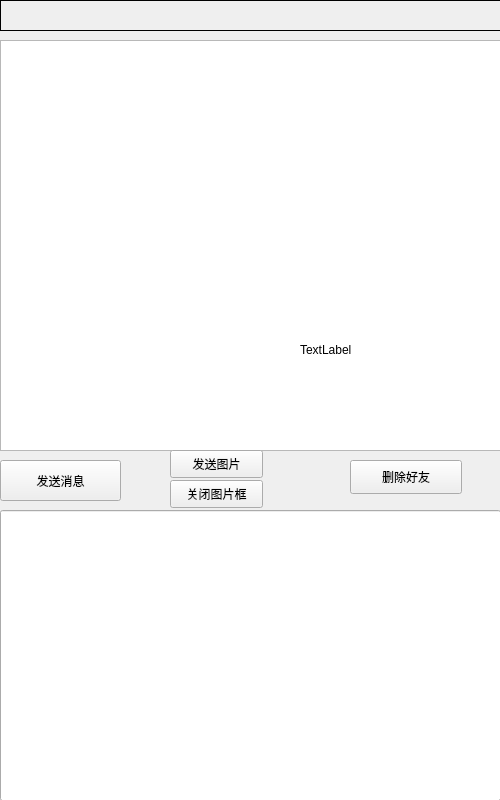
<?xml version="1.0" encoding="UTF-8"?>
<ui version="4.0">
 <class>P2PForm</class>
 <widget class="QWidget" name="P2PForm">
  <property name="geometry">
   <rect>
    <x>0</x>
    <y>0</y>
    <width>500</width>
    <height>800</height>
   </rect>
  </property>
  <property name="minimumSize">
   <size>
    <width>500</width>
    <height>800</height>
   </size>
  </property>
  <property name="maximumSize">
   <size>
    <width>500</width>
    <height>800</height>
   </size>
  </property>
  <property name="windowTitle">
   <string>Form</string>
  </property>
  <widget class="QLabel" name="label">
   <property name="geometry">
    <rect>
     <x>0</x>
     <y>0</y>
     <width>501</width>
     <height>31</height>
    </rect>
   </property>
   <property name="frameShape">
    <enum>QFrame::Box</enum>
   </property>
   <property name="text">
    <string/>
   </property>
   <property name="alignment">
    <set>Qt::AlignCenter</set>
   </property>
  </widget>
  <widget class="QLineEdit" name="lineEdit">
   <property name="geometry">
    <rect>
     <x>0</x>
     <y>510</y>
     <width>501</width>
     <height>291</height>
    </rect>
   </property>
   <property name="styleSheet">
    <string notr="true">border-image: url(:/chat-down.jpg);</string>
   </property>
   <property name="text">
    <string/>
   </property>
   <property name="alignment">
    <set>Qt::AlignLeading|Qt::AlignLeft|Qt::AlignTop</set>
   </property>
  </widget>
  <widget class="QPushButton" name="pushButton">
   <property name="geometry">
    <rect>
     <x>0</x>
     <y>460</y>
     <width>121</width>
     <height>41</height>
    </rect>
   </property>
   <property name="text">
    <string>发送消息</string>
   </property>
  </widget>
  <widget class="QListWidget" name="listWidget">
   <property name="geometry">
    <rect>
     <x>0</x>
     <y>40</y>
     <width>501</width>
     <height>411</height>
    </rect>
   </property>
   <property name="styleSheet">
    <string notr="true">border-image: url(:/chat-up.jpg);</string>
   </property>
  </widget>
  <widget class="QPushButton" name="pushButton_2">
   <property name="geometry">
    <rect>
     <x>350</x>
     <y>460</y>
     <width>112</width>
     <height>34</height>
    </rect>
   </property>
   <property name="text">
    <string>删除好友</string>
   </property>
  </widget>
  <widget class="QLabel" name="label_2">
   <property name="geometry">
    <rect>
     <x>-3</x>
     <y>-6</y>
     <width>511</width>
     <height>811</height>
    </rect>
   </property>
   <property name="styleSheet">
    <string notr="true">border-image: url(:/chat-back.jpg);</string>
   </property>
   <property name="text">
    <string/>
   </property>
  </widget>
  <widget class="QPushButton" name="pushButton_3">
   <property name="geometry">
    <rect>
     <x>170</x>
     <y>450</y>
     <width>93</width>
     <height>28</height>
    </rect>
   </property>
   <property name="text">
    <string>发送图片</string>
   </property>
  </widget>
  <widget class="QLabel" name="label_3">
   <property name="geometry">
    <rect>
     <x>300</x>
     <y>250</y>
     <width>200</width>
     <height>200</height>
    </rect>
   </property>
   <property name="text">
    <string>TextLabel</string>
   </property>
  </widget>
  <widget class="QPushButton" name="pushButton_4">
   <property name="geometry">
    <rect>
     <x>170</x>
     <y>480</y>
     <width>93</width>
     <height>28</height>
    </rect>
   </property>
   <property name="text">
    <string>关闭图片框</string>
   </property>
  </widget>
  <zorder>label_2</zorder>
  <zorder>label</zorder>
  <zorder>lineEdit</zorder>
  <zorder>pushButton</zorder>
  <zorder>listWidget</zorder>
  <zorder>pushButton_2</zorder>
  <zorder>pushButton_3</zorder>
  <zorder>label_3</zorder>
  <zorder>pushButton_4</zorder>
 </widget>
 <resources/>
 <connections/>
</ui>
